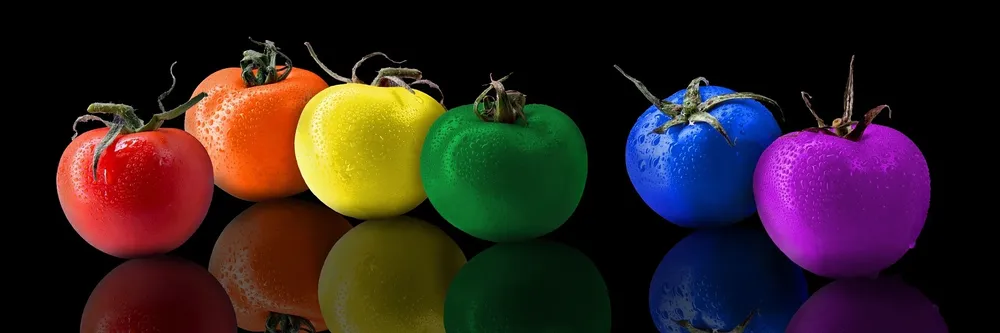
#> input picture OpenCV/tomato.webp, 1000 x 333 px, shrunk from 1920 x 640 before the run
$ jupyter execute '15강 - HSV.ipynb'
#> lines starting #> are read from the running program, lines starting #| are printed output that depends on the picture; after the words box and inside, x2 and y2 are one past the last pixel; in counts of white or black regions, pixels touching at a corner belong together
[cell 1]
import cv2

src = cv2.imread("tomato.webp", cv2.IMREAD_COLOR)
#> src is the input picture: shape (333, 1000, 3); mean B, G, R 31.9, 32.9, 48.4
hsv = cv2.cvtColor(src, cv2.COLOR_BGR2HSV) # 색상 공간 변환 함수 "cv2.cvtColor(입력 이미지, 색상 변환 코드)
#> hsv: shape (333, 1000, 3); mean H, S, V 45.4, 126.9, 63.7
h, s, v = cv2.split(hsv) # 채널 분리 함수
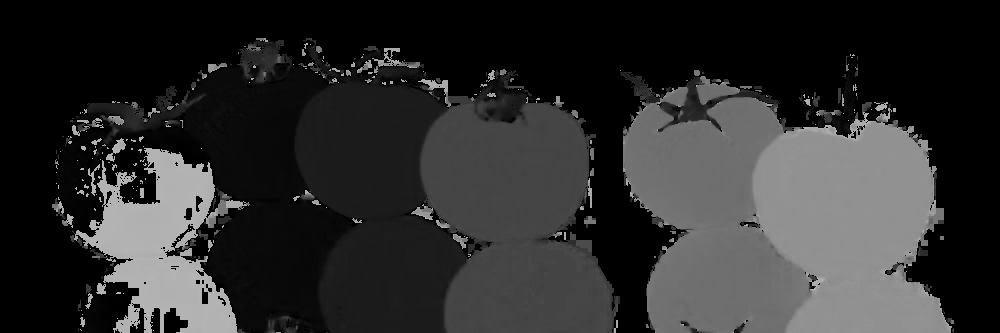
#> h: shape (333, 1000); min 0, max 179, mean 45.4
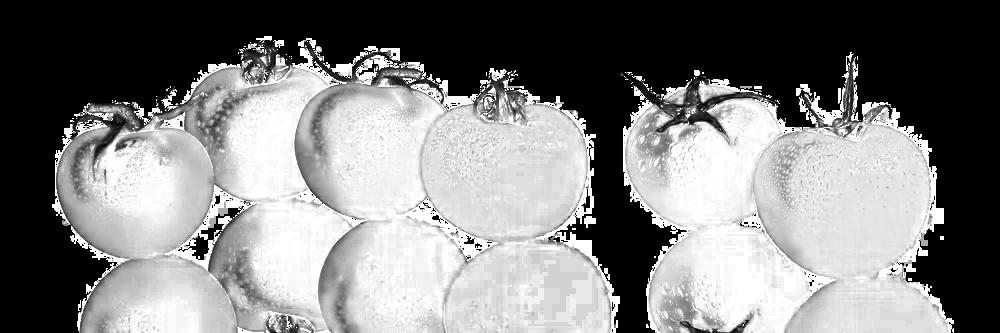
#> s: shape (333, 1000); min 0, max 255, mean 126.9
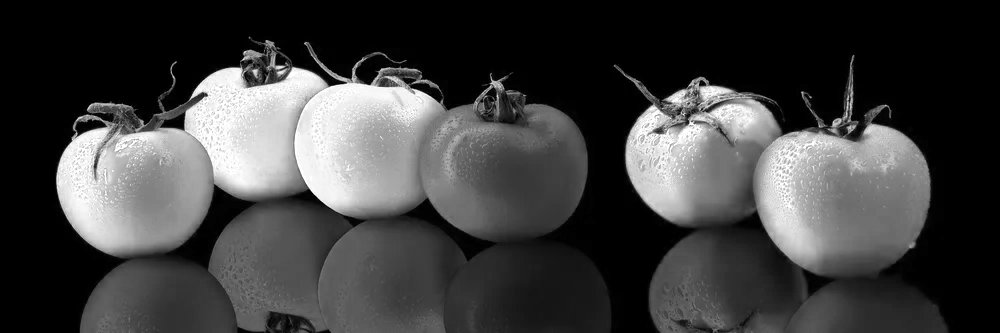
#> v: shape (333, 1000); min 0, max 255, mean 63.7

cv2.imshow("h", h)
cv2.imshow("s", s)
cv2.imshow("v", v)
cv2.waitKey()
cv2.destroyAllWindows()

[cell 2]
import cv2
src = cv2.imread("tomato.webp", cv2.IMREAD_COLOR)
hsv = cv2.cvtColor(src, cv2.COLOR_BGR2HSV)
h, s, v = cv2.split(hsv)

h = cv2.inRange(h, 40, 80) # 입력된 배열의 특정 범위 영역만 추출, 초록색은 81~140
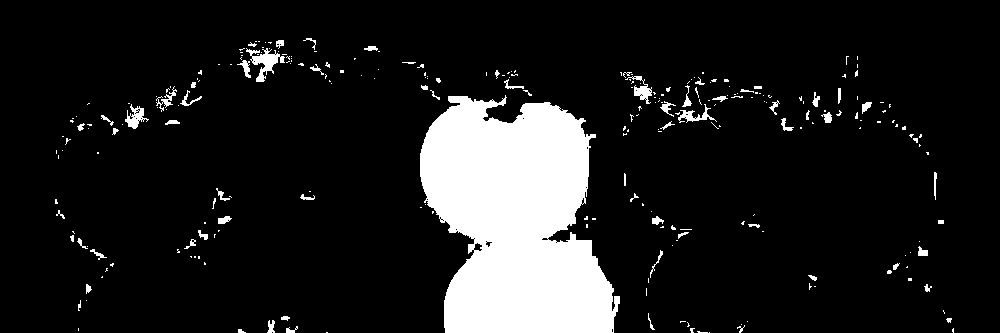
#> h: shape (333, 1000); 11.8% white; 269 white regions (201 under 20 px), largest, box (x1, y1, x2, y2) and area: (420, 95, 620, 333) 34136, (246, 48, 285, 82) 500, (125, 104, 149, 129) 261
green = cv2.bitwise_and(hsv, hsv, mask = h) # 비트 연산으로 마스크 덧씌우기, 마스크 영역만 AND연산을 진행
#> green: shape (333, 1000, 3); mean H, S, V 7.8, 25.5, 6.7
green = cv2.cvtColor(green, cv2.COLOR_HSV2BGR) # HSV색상 공간에서 BGR색상 공간으로 변경
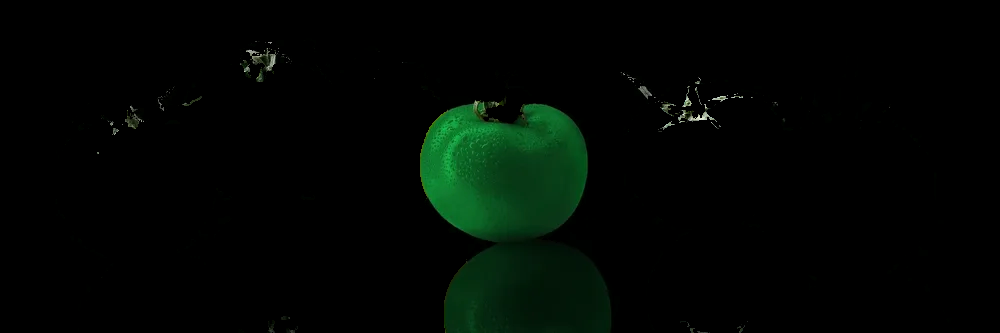
#> green: shape (333, 1000, 3); mean B, G, R 2.7, 6.7, 1.3

cv2.imshow("green", green)
cv2.waitKey()
cv2.destroyAllWindows()

$ run again, with OpenCV/analysis.webp copied over OpenCV/tomato.webp
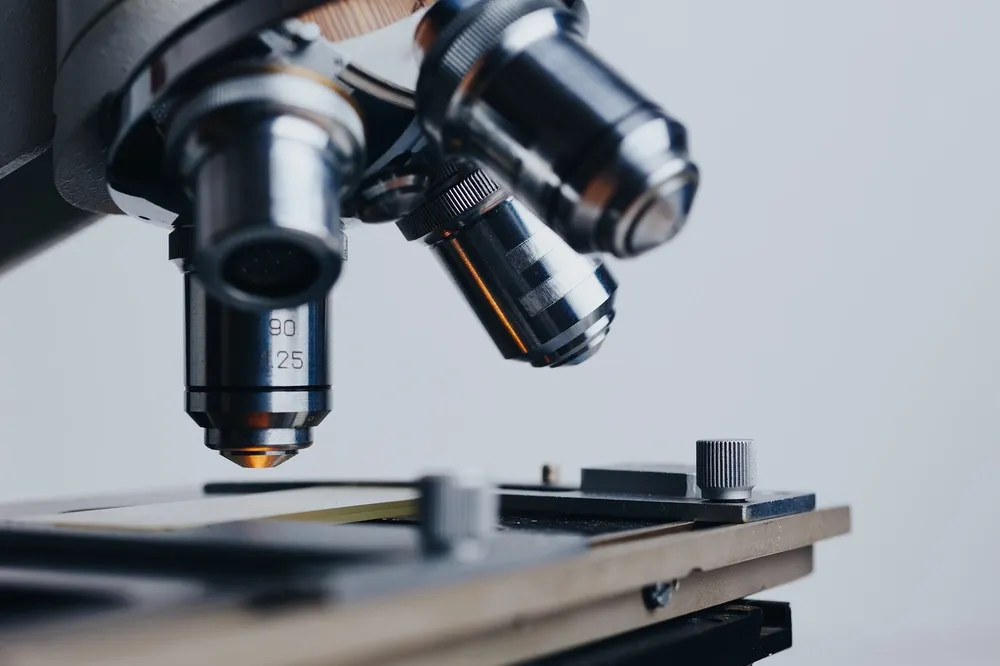
#> input picture OpenCV/analysis.webp, 1000 x 666 px, shrunk from 1920 x 1279 before the run
#> src is the input picture: shape (666, 1000, 3); mean B, G, R 146.7, 139.8, 134.2
#> hsv: shape (666, 1000, 3); mean H, S, V 97.3, 47, 148.6
#> `h, s, v = cv2.split(hsv)`:
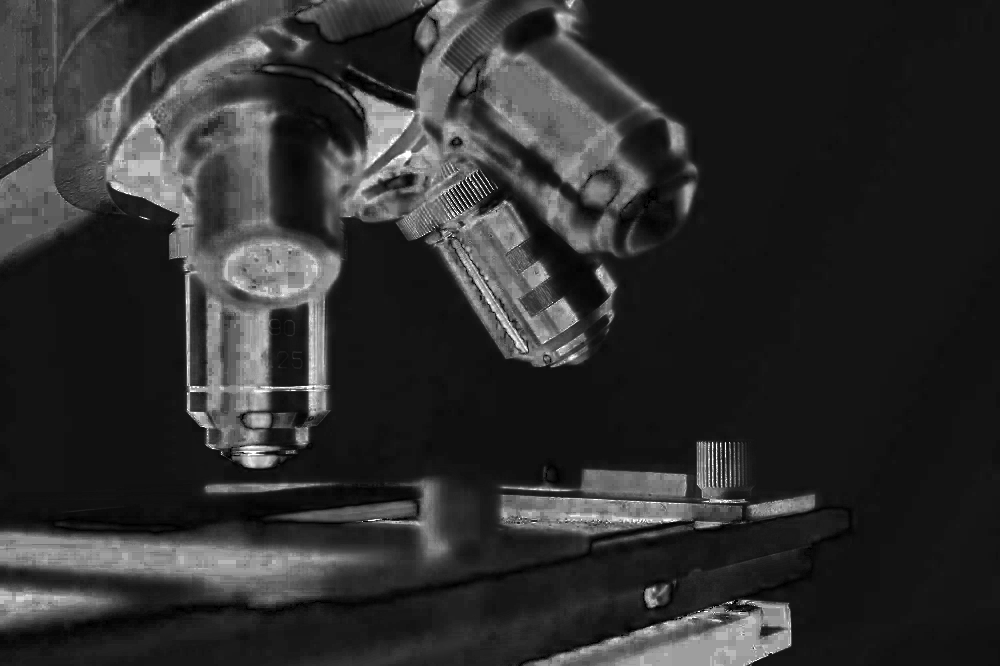
#> s: shape (666, 1000); min 0, max 255, mean 47
#> `h = cv2.inRange(h, 40, 80)`:
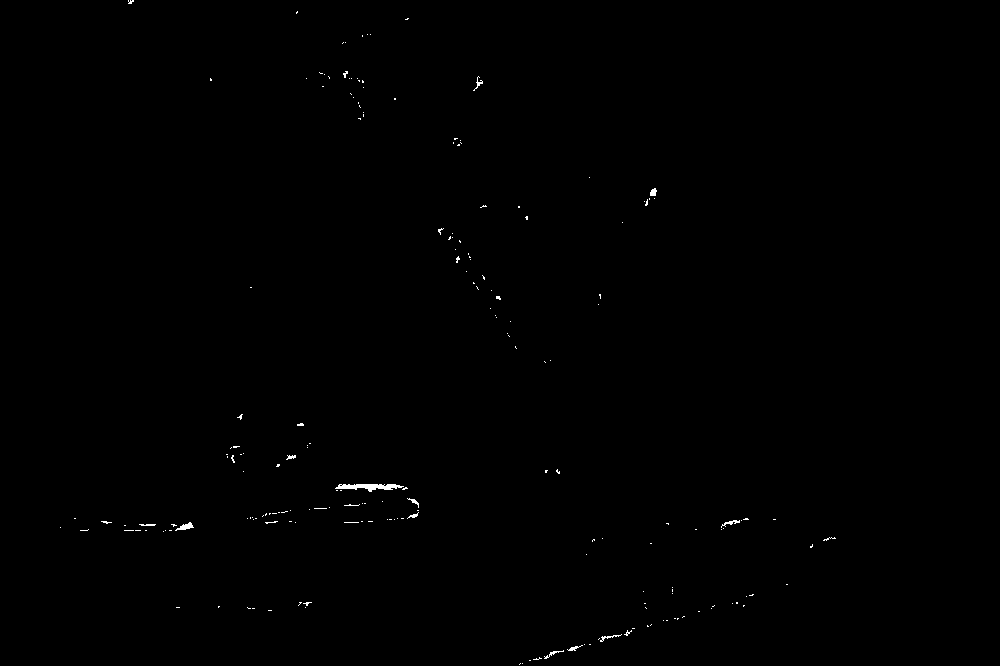
#> h: shape (666, 1000); 0.23% white in thin lines or dots, all inside (x1, y1, x2, y2) = (60, 0, 836, 665)
